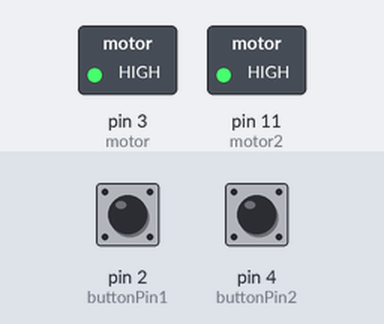
The sketch below on a simulated Arduino Uno, built with avr-gcc and run on an emulated ATmega328P. On the bench: switched loads named in the sketch (green lamp = pin HIGH). The inputs (shaded band) are chosen by the test bench; at power-on: pin 2 (buttonPin1) LOW, pin 4 (buttonPin2) LOW.

Above: at 0.1 s.
Timing chart, 0 to 1.6 s (numbered marks = the images above):
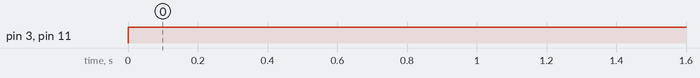

Measured:
- by itself, pin 3 (motor), pin 11 (motor2): LOW → HIGH at 0.00 s

The sketch:

BUTTON_.ino
```cpp
/*
This code corresponds to a floating boat with rudimentary sensing capabilities -
 step by step instructions and images are at levinegabriella.com/teaching
 It includes an parallax ultrasonic rangefinder :  see data sheet
 http://www.arduino.cc/en/Tutorial/Ping
 which allows the boat to turn away from obstacles ahead.
 It also includes two reed switches so if it hits barriers from the side, it
 turns around away from the wall

 created 2011 by gabriella levine
 */

// constants
// set pin numbers:
const int pingPin = 7;
const int buttonPin1 = 2;     // the number of the pushbutton pin
const int buttonPin2 = 4;
const int motor =  3;      // the number of the motor pin
const int motor2=11;

// variables
int buttonState = 0;         // variable for reading the pushbutton status
int buttonState1  =0;
void setup() {
  //begin serial
  Serial.begin(9600);
  // initialize the motors  as output:
  pinMode(motor, OUTPUT);
  pinMode(motor2, OUTPUT);
  // initialize the pushbutton pins as  input:
  pinMode(buttonPin1, INPUT);
  pinMode(buttonPin2, INPUT);
}

void loop(){
  // establish variables for duration of the ping,
  // and the distance result in inches and centimeters:
//  long duration, inches, cm;
//  // The PING))) is triggered by a HIGH pulse of 2 or more microseconds.
//  // Give a short LOW pulse beforehand to ensure a clean HIGH pulse:
//  pinMode(pingPin, OUTPUT);
//  digitalWrite(pingPin, LOW);
//  delayMicroseconds(2);
//  digitalWrite(pingPin, HIGH);
//  delayMicroseconds(5);
//  digitalWrite(pingPin, LOW);

   // The same pin is used to read the signal from the PING))): a HIGH
  // pulse whose duration is the time (in microseconds) from the sending
  // of the ping to the reception of its echo off of an object.
  pinMode(pingPin, INPUT);
 // duration = pulseIn(pingPin, HIGH);

  // convert the time into a distance
//  inches = microsecondsToInches(duration);
//  cm = microsecondsToCentimeters(duration);
  // read the state of the pushbutton value:
  buttonState1 = digitalRead(buttonPin1);
  buttonState = digitalRead(buttonPin2);
//  if (cm<=15){
//    //digitalWrite(motor, LOW);
    digitalWrite(motor2, HIGH);
 // }
 // else{
    //digitalWrite(motor, HIGH);
    digitalWrite(motor, HIGH);
  //  button();
  //}
  delay(100);


}
void button(){
  // check if the pushbutton is pressed.
  // if it is, the buttonState is HIGH:
  if (buttonState1 == HIGH) {
    // turn LED on:
    digitalWrite(motor, LOW);
  }
  else {
    // turn LED off:
    digitalWrite(motor, HIGH);
  }
  if (buttonState == HIGH) {
    // turn LED on:
    digitalWrite(motor2, LOW);
  }
  else {
    // turn LED off:
    digitalWrite(motor2, HIGH);
  }
}
long microsecondsToInches(long microseconds)
{
  // According to Parallax's datasheet for the PING))), there are
  // 73.746 microseconds per inch (i.e. sound travels at 1130 feet per
  // second).  This gives the distance travelled by the ping, outbound
  // and return, so we divide by 2 to get the distance of the obstacle.
  // See: http://www.parallax.com/dl/docs/prod/acc/28015-PING-v1.3.pdf
  return microseconds / 74 / 2;
}

long microsecondsToCentimeters(long microseconds)
{
  // The speed of sound is 340 m/s or 29 microseconds per centimeter.
  // The ping travels out and back, so to find the distance of the
  // object we take half of the distance travelled.
  return microseconds / 29 / 2;
}
```
